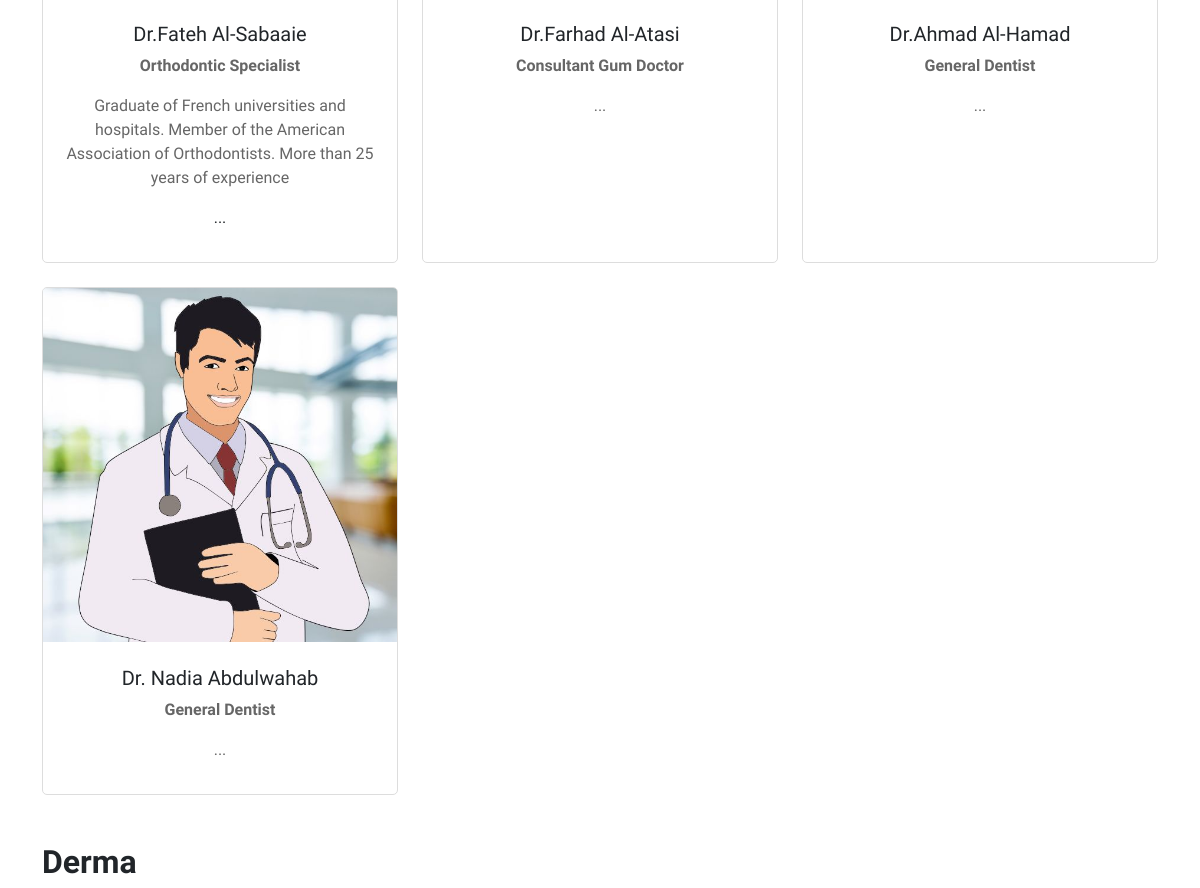
The app's page /index.php/doctor (middle part), older data.
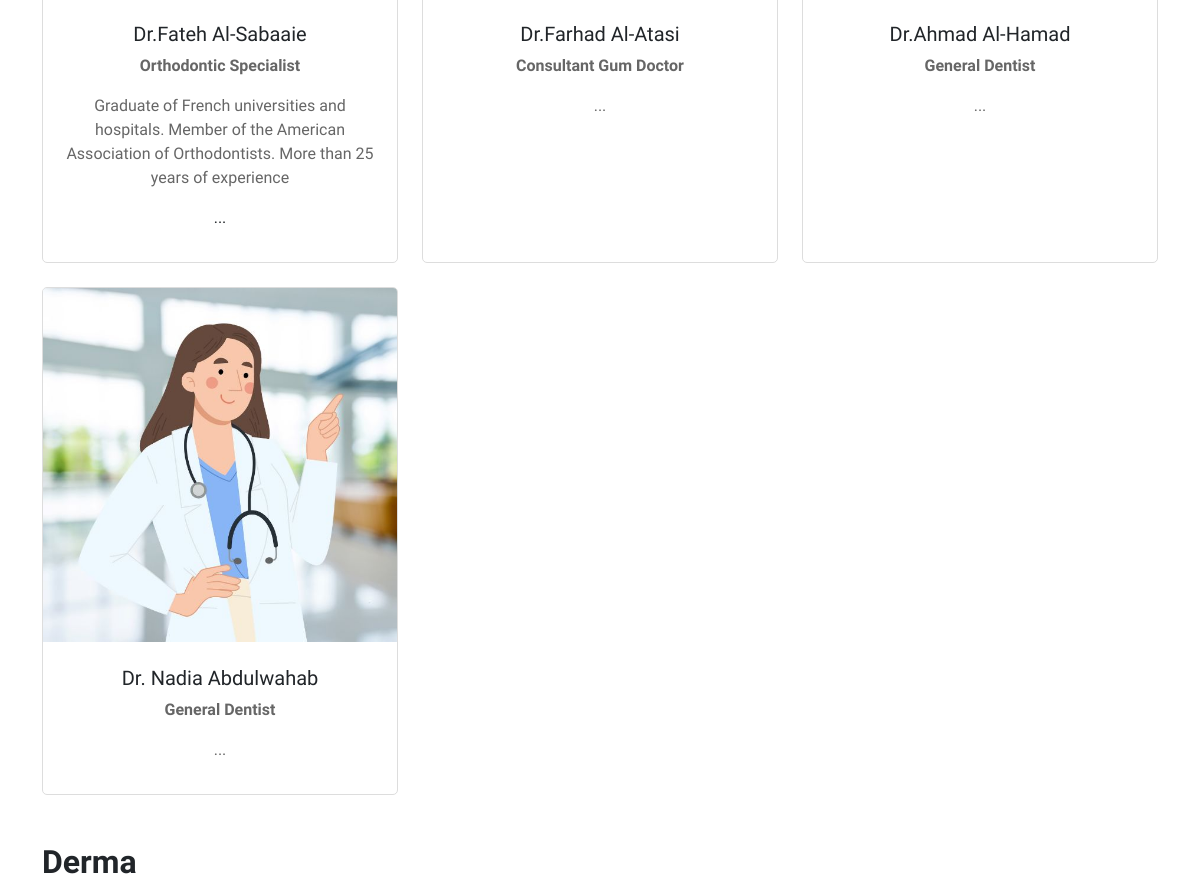
The same page, newer data.
### tables this page shows
CREATE TABLE `doctors` (
  `id` int(11) NOT NULL,
  `doctor_name` varchar(255) NOT NULL,
  `title` varchar(255) NOT NULL,
  `description` text NOT NULL,
  `image_path` varchar(255) NOT NULL,
  `category_id` int(11) DEFAULT NULL,
  `created_at` timestamp NOT NULL DEFAULT current_timestamp(),
  `updated_at` timestamp NOT NULL DEFAULT current_timestamp() ON UPDATE current_timestamp()
);

### application/controllers/Doctor.php (called while the page is built, shortened)
<?php
class Doctor extends CI_Controller {
    public function __construct() {
        $this->load->helper('url');
        $this->load->model('Doctor_model');
        $this->load->model('main_services_model');
        $this->load->library('session');
    }
    public function index() {
        $data['services'] = $this->Doctor_model->getDoctorsByService();
        $data['main_services'] = $this->main_services_model->get_all_main_services();
        $this->load->view('pages/doctors_list', $data);
    }
}

### index.php (called while the page is built, shortened)
<?php
require_once BASEPATH.'core/CodeIgniter.php';

### application/models/Doctor_model.php (called while the page is built, shortened)
<?php
class Doctor_model extends CI_Model {
    public function getDoctorsByService() {
        $this->db->select('main_services.id as service_id, main_services.service_name, main_services.image_path as service_image, doctors.*');
        $this->db->from('main_services');
        $this->db->join('doctors', 'main_services.id = doctors.category_id', 'inner');
        $this->db->order_by('main_services.id', 'ASC');
        $query = $this->db->get();
        $result = [];
        foreach ($query->result_array() as $row) {
            $result[$row['service_id']]['service_name'] = $row['service_name'];
            $result[$row['service_id']]['service_image'] = $row['service_image'];
            $result[$row['service_id']]['doctors'][] = [
                'doctor_name' => $row['doctor_name'],
                'title' => $row['title'],
                'description' => $row['description'],
                'image_path' => $row['image_path']
            ];
        }
        return $result;
    }
}

### application/views/pages/doctors_list.php (the view, shortened to what this page needs)
<!DOCTYPE html>
<html>
    <head>
        <link href="https://cdn.jsdelivr.net/npm/bootstrap@5.3.0-alpha1/dist/css/bootstrap.min.css" rel="stylesheet">
        <link rel="stylesheet" href="https://cdnjs.cloudflare.com/ajax/libs/font-awesome/6.5.0/css/all.min.css">
        <link rel="stylesheet" href="<?php echo base_url('assets/css/nav.css'); ?>">
        <link rel="stylesheet" href="<?php echo base_url('assets/css/general.css'); ?>">
        <link rel="stylesheet" href="<?php echo base_url('assets/css/doctor_list.css'); ?>">
    </head>
    <body>
        <div class="container mt-4">
            <?php foreach ($services as $service): ?>
                <h2 class="mt-5"><?= $service['service_name']; ?></h2>
                <div class="grid-container">
                    <?php foreach ($service['doctors'] as $doctor): ?>
                        <div class="grid-item">
                            <img src="<?= base_url($doctor['image_path']); ?>" alt="Doctor Image">
                            <div class="card-body">
                                <h5><?= $doctor['doctor_name']; ?></h5>
                                <p><strong><?= $doctor['title']; ?></strong></p>
                                <p><?= $doctor['description']; ?>...</p>
                            </div>
                        </div>
                    <?php endforeach; ?>
                </div>
            <?php endforeach; ?>
        </div>
    </body>
</html>

Row changes from the older to the newer data that the page shows:
changed doctors "Dr. Nadia Abdulwahab": image_path: a different picture
